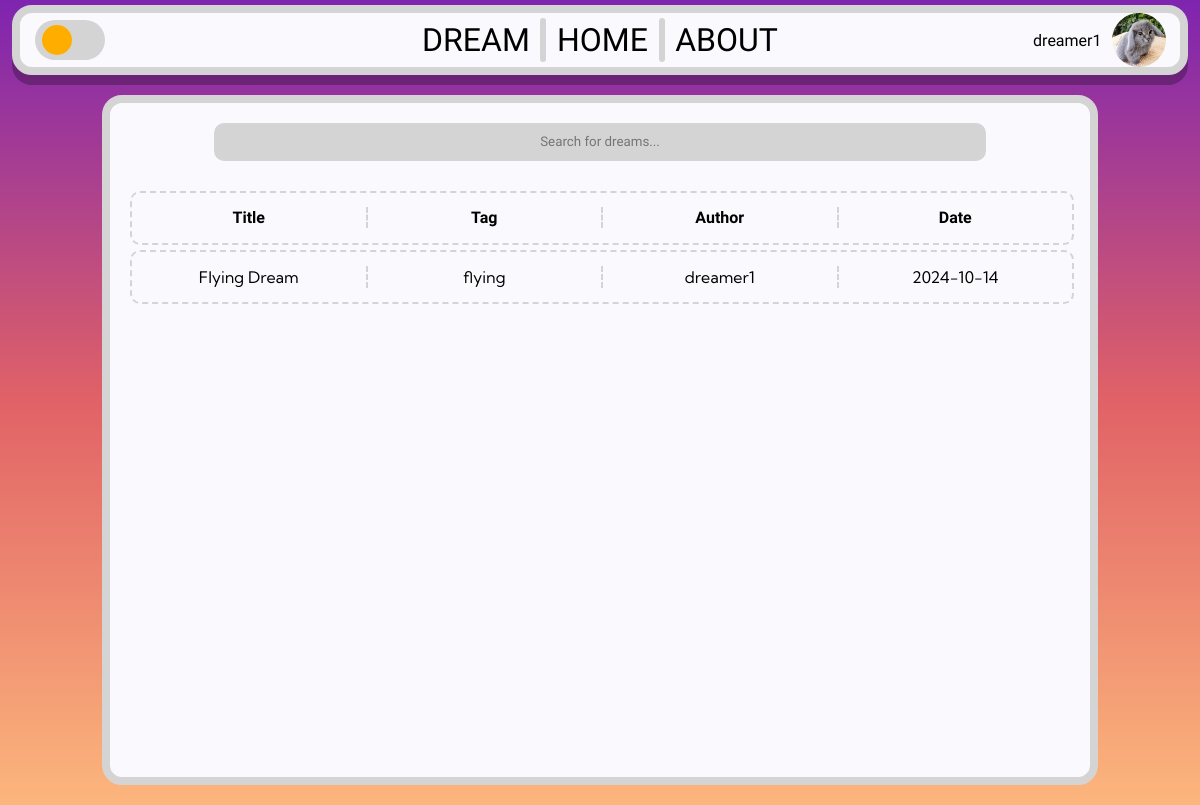
The page / (signed in) on the database as committed earlier.
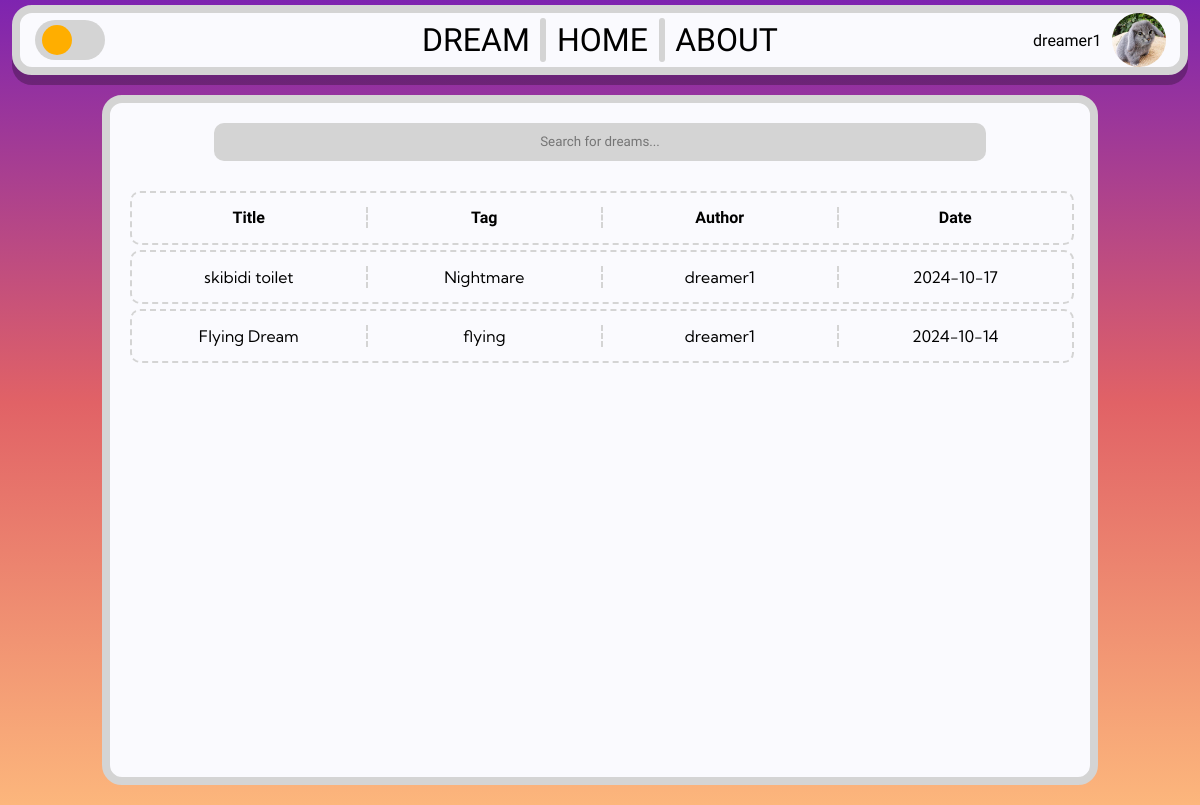
The same page on the database as committed later.
### tables this page shows
CREATE TABLE users (
        user_id TEXT PRIMARY KEY,
        username TEXT NOT NULL UNIQUE,
        hash TEXT NOT NULL,
        email TEXT,
        admin BOOLEAN DEFAULT FALSE
    );

CREATE TABLE dreams (
        dream_id TEXT PRIMARY KEY,
        content TEXT,
        title TEXT,
        description TEXT,
        author_id TEXT,
        tag TEXT,
        upload_date DATE NOT NULL,
        likes INTEGER DEFAULT 0, private BOOL,
        FOREIGN KEY (author_id) REFERENCES users(user_id)
    );

### app.py (the view)
@app.route("/")
def dreambrowse():
    username, user_id = get_session_info()
    profile_pic = get_profile_picture(user_id)
    author_id_to_name = {}
    with db:
        cursor.execute("SELECT * FROM dreams WHERE private = 0 ORDER BY upload_date DESC;")
        dreams = cursor.fetchall()
        author_ids = set()
        for dream in dreams:
            author_ids.add(dream[4])
        for author_id in author_ids:
            cursor.execute("SELECT username FROM users WHERE user_id = ?", (author_id,))
            author_id_to_name[author_id] = cursor.fetchone()[0]
    return render_template(
        "dream_browser.html", dreams=dreams, author_id_to_name=author_id_to_name, username=username, user_id=user_id, profile_pic=profile_pic
    )

### app.py (called while the page is built)
def get_profile_picture(user_id):
    if user_id is None:
        return None
    exts = ["png", "jpg", "jpeg", "gif", "webp", "jfif"]
    for ext in exts:
        if os.path.exists(f"{user_id}.{ext}"):
            return f"{user_id}.{ext}"
    return "default.jpg"

def get_session_info():
    if "username" in session:
        username = session.get("username")
        user_id = session.get("user_id")
    else:
        username = None
        user_id = None
    return username, user_id

### templates/dream_browser.html (shortened to what this page needs)
<!DOCTYPE html>
<html lang="en">
<head>
    <link rel="stylesheet" href="{{ url_for('static', filename='css/dream_browser.css') }}">
    <link rel="stylesheet" href="{{ url_for('static', filename='css/base.css') }}">
</head>
<body>
    <div class="header-container">
        <div class="header-left">
            <label class="switch" id="dark-mode-switch">
                <span class="slider round"></span>
            </label>
        </div>
        <div class="header-mid">
            <div class="header-buttons dreams-button">DREAM</div>
            <div class="vl" style="height: 80%;"></div>
            <div class="header-buttons home-button">HOME</div>
            <div class="vl" style="height: 80%;"></div>
            <div class="header-buttons about-button">ABOUT</div>
        </div>
        <div class="header-right">
            {% if username %}
            <span id="user-name">{{ username }}</span>
            <img src="{{ url_for('static', filename='images/profilephotos/' + profile_pic) }}" id="pfp">
            {% else %}
            <a href="{{ url_for('login') }}" class="header-buttons">LOGIN</a>
            {% endif %}
        </div>
    </div>
    <div class="browser">
        <input label="Search" type="text" class="search-bar" placeholder="Search for dreams...">
        <table class="dream-table">
            <tbody>
                <tr class="dream-row">
                    <th class="dream-heading">Title</th>
                    <th class="dream-heading">Tag</th>
                    <th class="dream-heading">Author</th>
                    <th class="dream-heading dream-date">Date</th>
                </tr>
                {% for dream in dreams %}
                <tr class="dream-row clickable-row" id="{{ dream[0] }}">
                    <td class="dream-cell dream-title">{{ dream[2] }}</td>
                    <td class="dream-cell dream-tag">{{ dream[5] }}</td>
                    <td class="dream-cell dream-author">{{ author_id_to_name[dream[4]] }}</td>
                    <td class="dream-cell dream-date">{{ dream[6] }}</td>
                </tr>
                {% endfor %}
            </tbody>
        </table>
    </div>
</body>
</html>

### static/css/dream_browser.css (style rules this page uses)
.browser { display: flex; flex-direction: column; align-items: center; justify-content: start; height: 100vh; width: 40vw; background-color: #FAFAFE; border: 8px solid #D4D4D4; border-radius: 20px; padding: 10px; margin: 20px; }
.search-bar { width: 80%; height: 40px; background-color: #D4D4D4; border: none; border-radius: 10px; text-align: center; margin: 10px; font-family: 'Krona One', sans-serif; }
.dream-table { width: 100%; height: 100%; display: flex; flex-direction: column; align-items: center; justify-content: start; overflow-y: scroll; overflow-x: hidden; border-radius: 10px; margin: 5px; padding: 10px; scrollbar-width: thin; }
tbody { width: 100%; height: 100%; }
.dream-row { width: 100%; height: 50px; display: flex; flex-direction: row; justify-content: space-between; align-items: center; text-align: center; border: 2px dashed #D4D4D4; border-radius: 10px; margin-top: 5px; }
.dream-cell, .dream-heading { flex: 1; border-right: 2px dashed #D4D4D4; }
.dream-heading { font-family: 'Krona One', sans-serif; font-size: 16px; }
.dream-date { border-right: none; }
.clickable-row { cursor: pointer; transition: transform 0.2s; }
@media screen and (max-width: 1200px) { .browser { width: 80vw; } }

### static/css/base.css (style rules this page uses)
html { height: 100%; width: 100%; }
body { width: 100%; height: 100%; margin: 0; padding: 0; background: rgb(126,36,176); background: -moz-linear-gradient(180deg, rgba(126,36,176,1) 0%, rgba(225,98,102,1) 50%, rgba(252,182,124,1) 100%); background: -webkit-linear-gradient(180deg, rgba(126,36,176,1) 0%, rgba(225,98,102,1) 50%, rgba(252,182,124,1) 100%); background: linear-gradient(180deg, rgba(126,36,176,1) 0%, rgba(225,98,102,1) 50%, rgba(252,182,124,1) 100%); background-repeat: no-repeat; background-attachment: fixed; background-size: cover; filter: progid:DXImageTransform.Microsoft.gradient(startColorstr="#7e24b0",endColorstr="#fcb67c",GradientType=1); font-family: 'Kumbh Sans', sans-serif; padding-top: 5px; display: flex; flex-direction: column; align-items: center; color: black; }
.header-container { display: flex; justify-content: center; align-items: center; background-color: #FAFAFE; border: #D4D4D4 8px solid; border-radius: 20px; width: 98%; height: 75px; font-family: 'Sulphur Point', sans-serif; box-shadow: 0px 10px 0px 0px rgba(0,0,0,0.26); -webkit-box-shadow: 0px 10px 0px 0px rgba(0,0,0,0.26); -moz-box-shadow: 0px 10px 0px 0px rgba(0,0,0,0.26); box-sizing: border-box; }
.vl { border-left: 6px solid #D4D4D4; border-radius: 20px; }
.header-left, .header-right, .header-mid { display: flex; justify-content: center; align-items: center; width: 32.5%; height: 100%; }
.header-mid { justify-content: space-evenly; }
.header-left { justify-content: start; }
.header-right { justify-content: end; }
.header-buttons { background-color: rgba(255, 255, 255, 0); padding: 8px; transition: 0.2s; font-weight: lighter; border-radius: 10px; font-size: 32px; }
#pfp { width: 54px; height: 54px; border-radius: 50%; margin-left: 10px; cursor: pointer; }
.switch { position: relative; display: inline-block; width: 70px; height: 40px; }
.slider { position: absolute; cursor: pointer; top: 0; left: 0; right: 0; bottom: 0; background-color: #D4D4D4; -webkit-transition: .4s; transition: .4s; }
.slider:before { position: absolute; content: ""; height: 30px; width: 30px; left: 7px; bottom: 5px; background-color: #FFAE00; -webkit-transition: .3s; transition: .3s; }
.slider.round { border-radius: 34px; }
.slider.round:before { border-radius: 50%; }

Rows that differ between the two databases and show on the page:
added dreams: title "skibidi toilet", tag "Nightmare", {{ author_id_to_name[dream[4]] }} "dreamer1", upload_date "2024-10-17"
